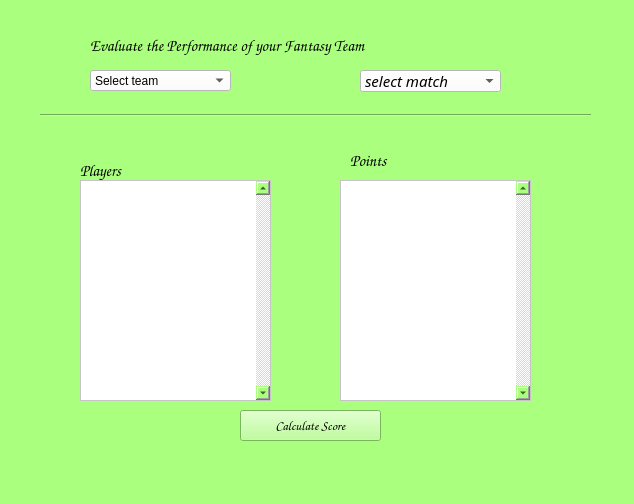
<?xml version="1.0" encoding="UTF-8"?>
<ui version="4.0">
 <class>evaluate_team</class>
 <widget class="QDialog" name="evaluate_team">
  <property name="geometry">
   <rect>
    <x>0</x>
    <y>0</y>
    <width>634</width>
    <height>504</height>
   </rect>
  </property>
  <property name="windowTitle">
   <string>Dialog</string>
  </property>
  <property name="styleSheet">
   <string notr="true">background-color: rgb(170, 255, 127);</string>
  </property>
  <widget class="QLabel" name="label">
   <property name="geometry">
    <rect>
     <x>90</x>
     <y>20</y>
     <width>391</width>
     <height>51</height>
    </rect>
   </property>
   <property name="font">
    <font>
     <family>Comic Sans MS</family>
     <pointsize>12</pointsize>
    </font>
   </property>
   <property name="text">
    <string>Evaluate the Performance of your Fantasy Team</string>
   </property>
  </widget>
  <widget class="QComboBox" name="selectteam_cb">
   <property name="geometry">
    <rect>
     <x>90</x>
     <y>70</y>
     <width>141</width>
     <height>21</height>
    </rect>
   </property>
   <property name="styleSheet">
    <string notr="true">background-color: rgb(255, 255, 255);
font: 75 italic 10pt &quot;Century Gothic&quot;;</string>
   </property>
   <property name="currentText">
    <string>Select team</string>
   </property>
   <item>
    <property name="text">
     <string>Select team</string>
    </property>
   </item>
  </widget>
  <widget class="QComboBox" name="selectmatch_cb">
   <property name="enabled">
    <bool>true</bool>
   </property>
   <property name="geometry">
    <rect>
     <x>360</x>
     <y>70</y>
     <width>141</width>
     <height>22</height>
    </rect>
   </property>
   <property name="font">
    <font>
     <family>Century Gothic</family>
     <pointsize>11</pointsize>
     <weight>9</weight>
     <italic>true</italic>
     <bold>false</bold>
    </font>
   </property>
   <property name="styleSheet">
    <string notr="true">background-color: rgb(255, 255, 255);
font: 75 italic 11pt &quot;Century Gothic&quot;;</string>
   </property>
   <item>
    <property name="text">
     <string extracomment="select amatch">select match</string>
    </property>
   </item>
   <item>
    <property name="text">
     <string>Match1</string>
    </property>
   </item>
  </widget>
  <widget class="Line" name="line">
   <property name="geometry">
    <rect>
     <x>40</x>
     <y>95</y>
     <width>551</width>
     <height>41</height>
    </rect>
   </property>
   <property name="styleSheet">
    <string notr="true">color: rgb(0, 0, 0);</string>
   </property>
   <property name="orientation">
    <enum>Qt::Horizontal</enum>
   </property>
  </widget>
  <widget class="QLabel" name="label_2">
   <property name="geometry">
    <rect>
     <x>80</x>
     <y>160</y>
     <width>81</width>
     <height>21</height>
    </rect>
   </property>
   <property name="font">
    <font>
     <family>Comic Sans MS</family>
     <pointsize>12</pointsize>
     <weight>50</weight>
     <bold>false</bold>
    </font>
   </property>
   <property name="text">
    <string>Players</string>
   </property>
  </widget>
  <widget class="QLabel" name="label_3">
   <property name="geometry">
    <rect>
     <x>350</x>
     <y>150</y>
     <width>81</width>
     <height>21</height>
    </rect>
   </property>
   <property name="font">
    <font>
     <family>Comic Sans MS</family>
     <pointsize>12</pointsize>
     <weight>50</weight>
     <bold>false</bold>
    </font>
   </property>
   <property name="text">
    <string>Points</string>
   </property>
  </widget>
  <widget class="QPushButton" name="calcscore_btn">
   <property name="enabled">
    <bool>true</bool>
   </property>
   <property name="geometry">
    <rect>
     <x>240</x>
     <y>410</y>
     <width>141</width>
     <height>31</height>
    </rect>
   </property>
   <property name="font">
    <font>
     <family>Comic Sans MS</family>
     <pointsize>10</pointsize>
    </font>
   </property>
   <property name="cursor">
    <cursorShape>ArrowCursor</cursorShape>
   </property>
   <property name="statusTip">
    <string>calculating score</string>
   </property>
   <property name="text">
    <string>Calculate Score</string>
   </property>
   <property name="autoDefault">
    <bool>false</bool>
   </property>
  </widget>
  <widget class="QListWidget" name="players_lw">
   <property name="geometry">
    <rect>
     <x>80</x>
     <y>180</y>
     <width>191</width>
     <height>221</height>
    </rect>
   </property>
   <property name="font">
    <font>
     <family>Comic Sans MS</family>
     <pointsize>10</pointsize>
     <weight>75</weight>
     <bold>true</bold>
    </font>
   </property>
   <property name="styleSheet">
    <string notr="true">background-color: rgb(255, 255, 255);</string>
   </property>
   <property name="verticalScrollBarPolicy">
    <enum>Qt::ScrollBarAlwaysOn</enum>
   </property>
   <property name="defaultDropAction">
    <enum>Qt::IgnoreAction</enum>
   </property>
   <property name="selectionMode">
    <enum>QAbstractItemView::NoSelection</enum>
   </property>
  </widget>
  <widget class="QListWidget" name="scores_lw">
   <property name="geometry">
    <rect>
     <x>340</x>
     <y>180</y>
     <width>191</width>
     <height>221</height>
    </rect>
   </property>
   <property name="font">
    <font>
     <family>Comic Sans MS</family>
     <pointsize>10</pointsize>
     <weight>75</weight>
     <bold>true</bold>
    </font>
   </property>
   <property name="styleSheet">
    <string notr="true">background-color: rgb(255, 255, 255);</string>
   </property>
   <property name="verticalScrollBarPolicy">
    <enum>Qt::ScrollBarAlwaysOn</enum>
   </property>
   <property name="selectionMode">
    <enum>QAbstractItemView::NoSelection</enum>
   </property>
  </widget>
 </widget>
 <resources/>
 <connections/>
</ui>
